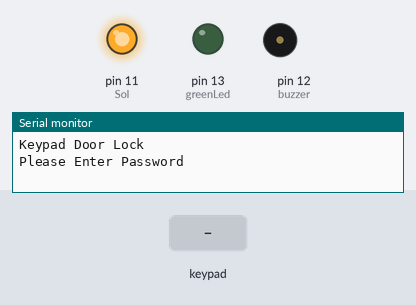
The sketch below on a simulated Arduino Uno, built with avr-gcc and run on an emulated ATmega328P. Parts: output pins drawn as LEDs (lit = HIGH), buzzer (waves = sounding, pin HIGH), the last lines printed to the serial monitor. The inputs (shaded band) are chosen by the test bench.

Above: at 1.2 s.
1.3 s: keypad keys 1 3 7 9 pressed 0.4 s apart
At 3.5 s:
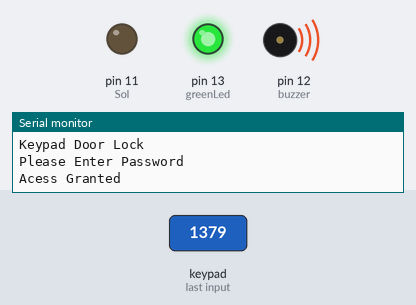
At 4.3 s:
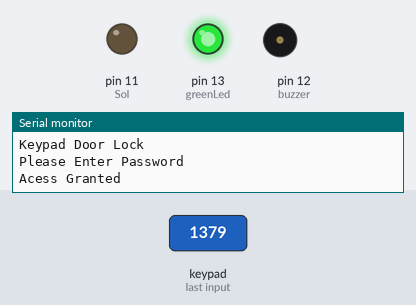
Timing chart, 0 to 8.3 s (numbered marks = the images above; inputs shaded):
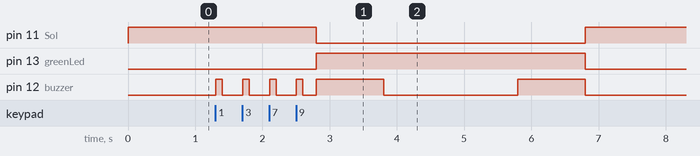

The sketch:

Arduino_code.ino
```cpp
#include <Keypad.h>

int greenLed = 13;                               //Green led
int Sol = 11;                                    //Lock Relay
int buzzer = 12;                                 //Buzzer

const byte rows = 4;    //rows
const byte columns = 4; //columns
char correctPassword[4] = {'1', '3', '7', '9'}; //Correct password
char enteredPassword[4];                        //Entered password on keypad
char charKey;                                   //Key on keypad
int i = 0;                                      //Counter
char keypad[4][4] =                             //Keypad array
{
  {'1', '2', '3', 'A'},
  {'4', '5', '6', 'B'},
  {'7', '8', '9', 'C'},
  {'*', '0', '#', 'D'}
};

byte rowsPins[4] = {9, 8, 7, 6};           //Rows pins
byte columnspPins[4] = {5, 4, 3, 2};         //Columns pins

Keypad kpad = Keypad(makeKeymap(keypad),
rowsPins, columnspPins, 4, 4);                 //Keypad map

void setup()
{
  pinMode(greenLed, OUTPUT);
  pinMode(buzzer, OUTPUT);
  pinMode(Sol, OUTPUT);
  digitalWrite(Sol, HIGH);

  Serial.begin(9600);
  Serial.println("Keypad Door Lock\n");
  Serial.println("Please Enter Password\n");
}

void loop()
{
  digitalWrite(greenLed,LOW);
  charKey = kpad.getKey();

  if(charKey)
  {
    enteredPassword[i++] = charKey;

    digitalWrite(buzzer,HIGH);
    delay(100);
    digitalWrite(buzzer,LOW);
  }

  if (i == 4)
  {
    delay(200);

    if ((strncmp(enteredPassword, correctPassword, 4) == 0))
    {
      Serial.println("\nAcess Granted\n");
      digitalWrite(greenLed, HIGH);
      digitalWrite(buzzer, HIGH);
      digitalWrite(Sol, LOW);
      delay(1000);
      digitalWrite(buzzer, LOW);
      delay(2000);
      digitalWrite(buzzer, HIGH);
      delay(1000);
      digitalWrite(Sol, HIGH);
      digitalWrite(greenLed, LOW);
      digitalWrite(buzzer, LOW);
      delay(3000);
      i = 0;
    }

    else
    {
      Serial.println("\nAcess Denied\n");
      digitalWrite(greenLed, LOW);
      digitalWrite(buzzer, HIGH);
      delay(5000);
      digitalWrite(buzzer, LOW);
      delay(1000);
      i = 0;
    }
  }
}
```

Measured:
- after the input at 1.3 s, pin 11 (Sol): HIGH → LOW after 1.5 s, → HIGH 4.0 s later; pin 13 (greenLed): LOW → HIGH after 1.5 s, → LOW 4.0 s later; pin 12 (buzzer): goes 3 × (HIGH 0.10 s, LOW 0.30 s), HIGH 0.10 s, LOW 0.20 s, HIGH 1.0 s, LOW 2.0 s, HIGH 1.0 s, then LOW, starting at once
